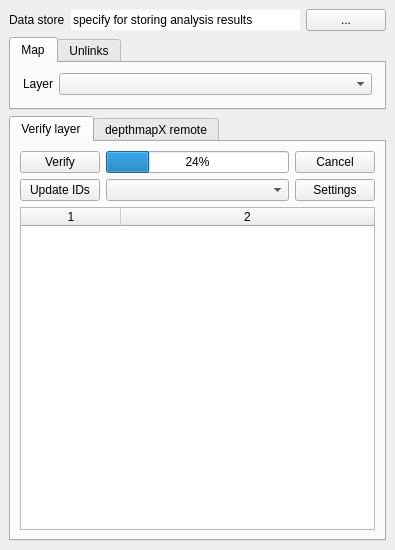
<?xml version="1.0" encoding="UTF-8"?>
<ui version="4.0">
 <class>AnalysisDialog</class>
 <widget class="QDockWidget" name="AnalysisDialog">
  <property name="geometry">
   <rect>
    <x>0</x>
    <y>0</y>
    <width>395</width>
    <height>550</height>
   </rect>
  </property>
  <property name="minimumSize">
   <size>
    <width>395</width>
    <height>550</height>
   </size>
  </property>
  <property name="toolTip">
   <string/>
  </property>
  <property name="windowTitle">
   <string>Graph Analysis</string>
  </property>
  <widget class="QWidget" name="analysisLayout">
   <layout class="QVBoxLayout" name="verticalLayout_2" stretch="0,0,5">
    <item>
     <layout class="QHBoxLayout" name="analysisDataLayout">
      <item>
       <widget class="QLabel" name="analysisDataLabel">
        <property name="text">
         <string>Data store</string>
        </property>
       </widget>
      </item>
      <item>
       <widget class="QLineEdit" name="analysisDataEdit">
        <property name="acceptDrops">
         <bool>false</bool>
        </property>
        <property name="text">
         <string>specify for storing analysis results</string>
        </property>
        <property name="frame">
         <bool>false</bool>
        </property>
        <property name="readOnly">
         <bool>true</bool>
        </property>
        <property name="placeholderText">
         <string>specify for storing analysis results</string>
        </property>
       </widget>
      </item>
      <item>
       <widget class="QPushButton" name="analysisDataButton">
        <property name="text">
         <string>...</string>
        </property>
       </widget>
      </item>
     </layout>
    </item>
    <item>
     <widget class="QTabWidget" name="analysisLayersTabs">
      <property name="enabled">
       <bool>true</bool>
      </property>
      <property name="currentIndex">
       <number>0</number>
      </property>
      <widget class="QWidget" name="analysisMapTab">
       <attribute name="title">
        <string>Map</string>
       </attribute>
       <layout class="QHBoxLayout" name="horizontalLayout_5" stretch="0,4">
        <property name="leftMargin">
         <number>12</number>
        </property>
        <property name="rightMargin">
         <number>12</number>
        </property>
        <property name="bottomMargin">
         <number>12</number>
        </property>
        <item>
         <widget class="QLabel" name="analysisMapLabel">
          <property name="text">
           <string>Layer</string>
          </property>
         </widget>
        </item>
        <item>
         <widget class="QComboBox" name="analysisMapCombo">
          <property name="sizePolicy">
           <sizepolicy hsizetype="Minimum" vsizetype="Fixed">
            <horstretch>0</horstretch>
            <verstretch>0</verstretch>
           </sizepolicy>
          </property>
         </widget>
        </item>
       </layout>
      </widget>
      <widget class="QWidget" name="analysisUnlinksTab">
       <attribute name="title">
        <string>Unlinks</string>
       </attribute>
       <layout class="QHBoxLayout" name="horizontalLayout_4" stretch="0,3">
        <property name="leftMargin">
         <number>12</number>
        </property>
        <property name="rightMargin">
         <number>12</number>
        </property>
        <property name="bottomMargin">
         <number>12</number>
        </property>
        <item>
         <widget class="QLabel" name="analysisUnlinksLabel">
          <property name="text">
           <string>Layer</string>
          </property>
         </widget>
        </item>
        <item>
         <widget class="QComboBox" name="analysisUnlinksCombo">
          <property name="sizePolicy">
           <sizepolicy hsizetype="Minimum" vsizetype="Fixed">
            <horstretch>0</horstretch>
            <verstretch>0</verstretch>
           </sizepolicy>
          </property>
         </widget>
        </item>
       </layout>
      </widget>
     </widget>
    </item>
    <item>
     <widget class="QTabWidget" name="axialAnalysisTabs">
      <property name="currentIndex">
       <number>0</number>
      </property>
      <widget class="QWidget" name="axialEditTab">
       <attribute name="title">
        <string>Verify layer</string>
       </attribute>
       <layout class="QVBoxLayout" name="verticalLayout_3">
        <item>
         <layout class="QGridLayout" name="axialEditLayout">
          <item row="0" column="0">
           <widget class="QPushButton" name="axialVerifyButton">
            <property name="text">
             <string>Verify</string>
            </property>
            <property name="default">
             <bool>false</bool>
            </property>
           </widget>
          </item>
          <item row="0" column="1">
           <widget class="QProgressBar" name="axialVerifyProgressBar">
            <property name="value">
             <number>24</number>
            </property>
           </widget>
          </item>
          <item row="0" column="2">
           <widget class="QPushButton" name="axialVerifyCancelButton">
            <property name="text">
             <string>Cancel</string>
            </property>
           </widget>
          </item>
          <item row="1" column="0">
           <widget class="QPushButton" name="axialUpdateButton">
            <property name="text">
             <string>Update IDs</string>
            </property>
           </widget>
          </item>
          <item row="1" column="1">
           <widget class="QComboBox" name="axialReportFilterCombo"/>
          </item>
          <item row="1" column="2">
           <widget class="QPushButton" name="axialVerifySettingsButton">
            <property name="text">
             <string>Settings</string>
            </property>
           </widget>
          </item>
         </layout>
        </item>
        <item>
         <widget class="QTableWidget" name="axialReportList">
          <property name="editTriggers">
           <set>QAbstractItemView::NoEditTriggers</set>
          </property>
          <property name="showDropIndicator" stdset="0">
           <bool>false</bool>
          </property>
          <property name="dragDropOverwriteMode">
           <bool>false</bool>
          </property>
          <property name="alternatingRowColors">
           <bool>false</bool>
          </property>
          <property name="selectionMode">
           <enum>QAbstractItemView::ExtendedSelection</enum>
          </property>
          <property name="selectionBehavior">
           <enum>QAbstractItemView::SelectRows</enum>
          </property>
          <property name="showGrid">
           <bool>false</bool>
          </property>
          <property name="sortingEnabled">
           <bool>true</bool>
          </property>
          <property name="wordWrap">
           <bool>false</bool>
          </property>
          <property name="columnCount">
           <number>2</number>
          </property>
          <attribute name="horizontalHeaderStretchLastSection">
           <bool>true</bool>
          </attribute>
          <attribute name="verticalHeaderVisible">
           <bool>false</bool>
          </attribute>
          <column/>
          <column/>
         </widget>
        </item>
       </layout>
      </widget>
      <widget class="QWidget" name="axialDepthmapTab">
       <attribute name="title">
        <string>depthmapX remote</string>
       </attribute>
       <layout class="QVBoxLayout" name="verticalLayout" stretch="0,0,0,1,0">
        <property name="bottomMargin">
         <number>10</number>
        </property>
        <item>
         <layout class="QHBoxLayout" name="axialDepthmapAnalysisLayout">
          <item>
           <widget class="QRadioButton" name="axialDepthmapAxialRadio">
            <property name="text">
             <string>Axial</string>
            </property>
            <property name="checked">
             <bool>true</bool>
            </property>
           </widget>
          </item>
          <item>
           <widget class="QRadioButton" name="axialDepthmapSegmentRadio">
            <property name="text">
             <string>Segment</string>
            </property>
           </widget>
          </item>
          <item>
           <widget class="QPushButton" name="axialDepthmapSettingsButton">
            <property name="text">
             <string>Settings</string>
            </property>
           </widget>
          </item>
         </layout>
        </item>
        <item>
         <layout class="QGridLayout" name="axialDepthmapSettingsLayout">
          <item row="0" column="0">
           <widget class="QLabel" name="axialDepthmapRadiusLabel">
            <property name="text">
             <string>Radius:</string>
            </property>
            <property name="alignment">
             <set>Qt::AlignRight|Qt::AlignTrailing|Qt::AlignVCenter</set>
            </property>
           </widget>
          </item>
          <item row="0" column="1">
           <widget class="QLineEdit" name="axialDepthmapRadiusText">
            <property name="text">
             <string>2,4,n</string>
            </property>
           </widget>
          </item>
          <item row="1" column="0">
           <widget class="QCheckBox" name="axialDepthmapWeightCheck">
            <property name="layoutDirection">
             <enum>Qt::LeftToRight</enum>
            </property>
            <property name="text">
             <string>Weight:</string>
            </property>
           </widget>
          </item>
          <item row="1" column="1">
           <widget class="QComboBox" name="axialDepthmapWeightCombo"/>
          </item>
         </layout>
        </item>
        <item>
         <layout class="QGridLayout" name="axialDepthmapOuputLayout" columnstretch="0,1,0" columnminimumwidth="0,1,0">
          <item row="0" column="0">
           <widget class="QLabel" name="axialDepthmapOutputLabel">
            <property name="text">
             <string>Output table:</string>
            </property>
           </widget>
          </item>
          <item row="0" column="1" colspan="2">
           <widget class="QLineEdit" name="axialDepthmapOutputText">
            <property name="sizePolicy">
             <sizepolicy hsizetype="MinimumExpanding" vsizetype="Fixed">
              <horstretch>0</horstretch>
              <verstretch>0</verstretch>
             </sizepolicy>
            </property>
           </widget>
          </item>
          <item row="1" column="0">
           <widget class="QPushButton" name="axialDepthmapCalculateButton">
            <property name="text">
             <string>Calculate</string>
            </property>
           </widget>
          </item>
          <item row="1" column="1">
           <widget class="QProgressBar" name="axialDepthmapProgressBar">
            <property name="value">
             <number>24</number>
            </property>
           </widget>
          </item>
          <item row="1" column="2">
           <widget class="QPushButton" name="axialDepthmapCancelButton">
            <property name="text">
             <string>Cancel</string>
            </property>
           </widget>
          </item>
         </layout>
        </item>
        <item>
         <widget class="QPlainTextEdit" name="axialDepthmapReportList"/>
        </item>
        <item>
         <widget class="QLabel" name="axialDepthmapDownload">
          <property name="toolTip">
           <string>https://varoudis.github.io/depthmapX/</string>
          </property>
          <property name="text">
           <string>&lt;qt&gt;&lt;a href=&quot;http://archtech.gr/varoudis/depthmapX/?dir=depthmapXnet&quot;&gt;&lt;span style=&quot; text-decoration: underline; color:#0000ff;&quot;&gt;Download depthmapXnet...&lt;/a&gt;&lt;/qt&gt;</string>
          </property>
          <property name="alignment">
           <set>Qt::AlignCenter</set>
          </property>
          <property name="openExternalLinks">
           <bool>true</bool>
          </property>
         </widget>
        </item>
       </layout>
      </widget>
     </widget>
    </item>
   </layout>
  </widget>
 </widget>
 <resources>
  <include location="../resources.qrc"/>
 </resources>
 <connections/>
</ui>
